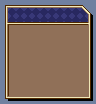

A level layout from a 2D game, rendered from its tile map. Below: a short description, then the map file with its tile-grid data intact:
An orthogonal 12x13 tile map with 8x8 px tiles, 1 tile layer (Tile Layer 1).

<map version="1.9" tiledversion="1.9.1" orientation="orthogonal" renderorder="right-down" width="12" height="13" tilewidth="8" tileheight="8" infinite="0" nextlayerid="2" nextobjectid="1">
 <tileset firstgid="1" name="BobMenuTiles" tilewidth="8" tileheight="8" tilecount="128" columns="16">
  <image source="../../Image/Png/BobMenuTiles.png" width="128" height="64" />
 </tileset>
 <layer id="1" name="Tile Layer 1" width="12" height="13">
  <data encoding="csv">
4,3,3,3,3,3,3,3,3,3,6,1,
37,2,2,2,2,2,2,2,2,2,7,19,
17,54,54,54,54,54,54,54,54,54,54,16,
37,72,73,73,73,73,73,73,73,73,73,20,
37,71,47,47,47,47,47,47,47,47,47,20,
37,71,47,47,47,47,47,47,47,47,47,20,
37,71,47,47,47,47,47,47,47,47,47,20,
37,71,47,47,47,47,47,47,47,47,47,20,
37,71,47,47,47,47,47,47,47,47,47,20,
37,71,47,47,47,47,47,47,47,47,47,20,
37,71,47,47,47,47,47,47,47,47,47,20,
37,71,47,47,47,47,47,47,47,47,47,20,
1073741828,24,24,24,24,24,24,24,24,24,24,25
</data>
 </layer>
</map>
